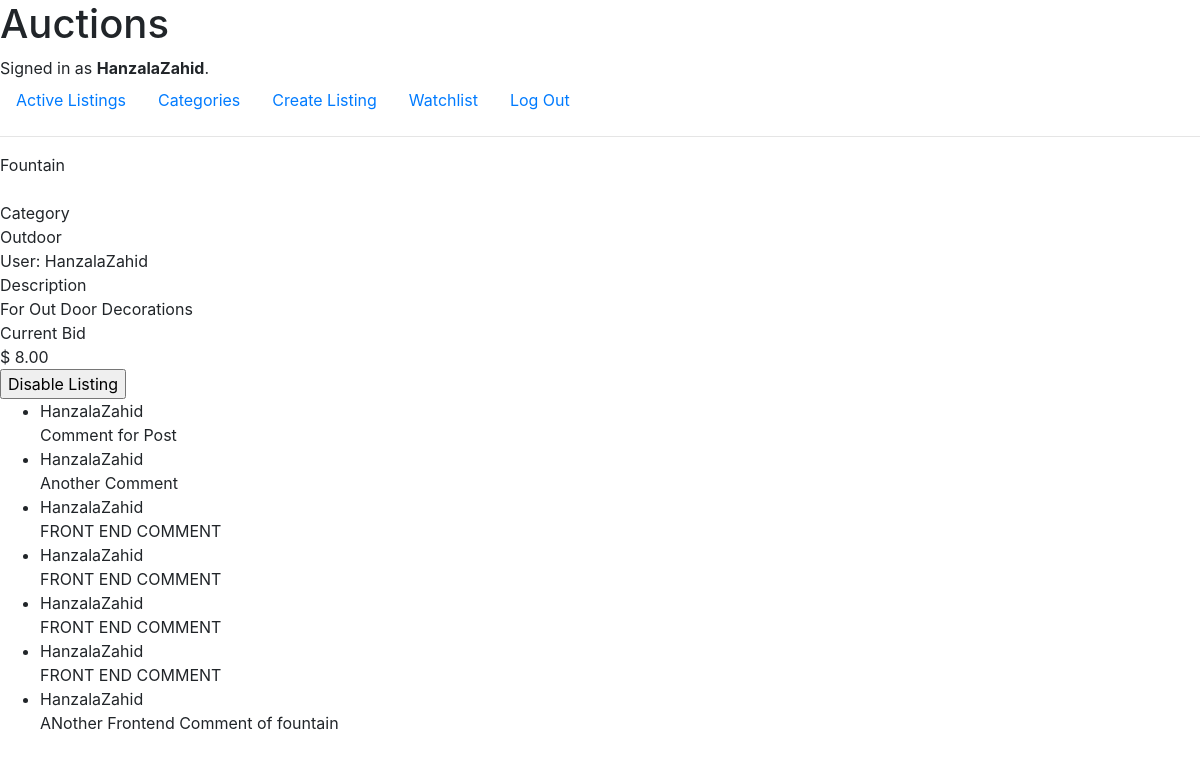
The app's page /listing/1 (signed in) with its own data.
### auctions/models.py (models this page shows, shortened)
class User(AbstractUser):
    pass

class Listing(models.Model):
    user = models.ForeignKey(User, on_delete=models.CASCADE, related_name='listing_user')
    title = models.CharField('Title', max_length=256)
    description = models.TextField('Description')
    image = models.URLField('Image', null=True, blank=True)
    category = models.ForeignKey(Category, on_delete=models.CASCADE, related_name='listings')
    sold_to = models.ForeignKey(User, null=True, on_delete=models.CASCADE, related_name='bought_listing', blank=True)
    status = models.BooleanField('Status', default=True)
    created_at = models.DateTimeField('Created At', default=timezone.now, editable=False)

class Category(models.Model):
    name = models.CharField('Name', max_length=64)
    def __str__(self):
        return self.name

class Bid(models.Model):
    user = models.ForeignKey(User, on_delete=models.CASCADE)
    listing = models.ForeignKey(Listing, on_delete=models.CASCADE, related_name='bid')
    price = models.DecimalField('Price', max_digits=10, decimal_places=2)
    created_at = models.DateTimeField('Created At', default=timezone.now, editable=False)

class Comment(models.Model):
    comment = models.TextField('Comment')
    user    =   models.ForeignKey(User, on_delete=models.CASCADE)
    listing = models.ForeignKey(Listing, on_delete=models.CASCADE, related_name='comments')
    created_at = models.DateTimeField('Created At', default=timezone.now, editable=False)

### auctions/views.py (the view)
# urls.py: path('listing/<int:listing_id>', views.show, name='show'),
def show(request, listing_id):
    try:
        listing = Listing.objects.get(id = listing_id)
    except Listing.DoesNotExist:
        return render(request, 'auctions/error.html', {
            'message' : '404 - Listing Not Found'
        })
    bid_form = BidForm(listing=listing)
    comments = Comment.objects.filter(listing = listing_id)
    highestbid = Bid.objects.filter(listing = listing).order_by('-price').first()
    if request.user.is_authenticated:
        user_id = request.user.id
        user = User.objects.get(id=user_id)
        existing_watchlist = Watchlist.objects.filter(user = user, listing = listing)
    else:
        existing_watchlist = None
    return render(request, 'auctions/show.html', {
        'listing' : listing,
        'comments' : comments,
        'bid_form' : bid_form,
        'highestbid' : highestbid.price if highestbid else None,
        'watchlist' : existing_watchlist
    })

### auctions/views.py
class BidForm(forms.Form):
    def __init__(self, listing, *args, **kwargs):
        super().__init__(*args, **kwargs)
        highest_bid = Bid.objects.filter(listing = listing).order_by('-price').first()
        highest_bid_price = highest_bid.price + 1 if highest_bid else 1
        self.fields['price'] = forms.DecimalField(label = 'Price', min_value=highest_bid_price)

### auctions/templates/auctions/show.html (shortened to what this page needs)
{% extends "auctions/layout.html" %}
{% block body %}
    <div class="listing-details">
        <div class="title">
            {{ listing.title }}
        </div>
        <div class="image">
        </div>
        <div class="category">
            <div class="label">
                Category
            </div>
            {{ listing.category }}
        </div>
        <div class="description">
            User: {{ listing.user }}
            <div class="label">
                Description
            </div>
            {{ listing.description }}
        </div>
        <div class="price">
            <div class="label">
                Current Bid
            </div>
            <div class="amount">$ {{ highestbid }}</div>
        </div>
    </div>
    {% if user.is_authenticated %}
        {% if listing.user.id == user.id and listing.status %}
            <form action="{% url 'disable_listing' listing_id=listing.id %}" method="POST">
                <input type="submit" value="Disable Listing" />
            </form>
        {% endif %}
    {% else %}
        <p>Please log in to add a comment.</p>
    {% endif %}
    <div class="comments">
        <ul>
            {% for comment in comments %}
                <li>
                    <div class="user">{{ comment.user }}</div>
                    <div class="text">{{ comment.comment }}</div>
                </li>
            {% endfor %}
        </ul>
    </div>
{% endblock %}

### auctions/templates/auctions/layout.html (shortened to what this page needs)
{% load static %}
<!DOCTYPE html>
<html lang="en">
    <head>
        <link rel="stylesheet" href="https://stackpath.bootstrapcdn.com/bootstrap/4.4.1/css/bootstrap.min.css">
        <link href="{% static 'auctions/style.css' %}?v= {% now "U" %}" rel="stylesheet">
    </head>
    <body>
        <h1 class="page_title">Auctions</h1>
        <div class="user_status">
            {% if user.is_authenticated %}
                Signed in as <strong>{{ user.username }}</strong>.
            {% else %}
                Not signed in.
            {% endif %}
        </div>
        <ul class="nav">
            <li class="nav-item active">
                <a class="nav-link" href="{% url 'index' %}">Active Listings</a>
            </li>
            <li class="nav-item active">
                <a class="nav-link" href="{% url 'show_categories' %}">Categories</a>
            </li>
            <li class="nav-item active">
                <a class="nav-link" href="{% url 'create' %}">Create Listing</a>
            </li>
            {% if user.is_authenticated %}
                <li class="nav-item">
                    <a class="nav-link" href="{% url 'show_watchlist' %}">Watchlist</a>
                </li>
                <li class="nav-item">
                    <a class="nav-link" href="{% url 'logout' %}">Log Out</a>
                </li>
            {% endif %}
        </ul>
        <hr>
        <div class="body_content">
            {% block body %}
            {% endblock %}
        </div>
    </body>
</html>

### records on screen
User: username "HanzalaZahid"
Listing: title "Fountain", category "Outdoor", user "HanzalaZahid", description "For Out Door Decorations"
Bid: price "8.00"
Comment: user "HanzalaZahid", comment "Comment for Post"
Comment: user "HanzalaZahid", comment "Another Comment"
Comment: user "HanzalaZahid", comment "FRONT END COMMENT"
Comment: user "HanzalaZahid", comment "FRONT END COMMENT"
Comment: user "HanzalaZahid", comment "FRONT END COMMENT"
Comment: user "HanzalaZahid", comment "FRONT END COMMENT"
Comment: user "HanzalaZahid", comment "ANother Frontend Comment of fountain"
